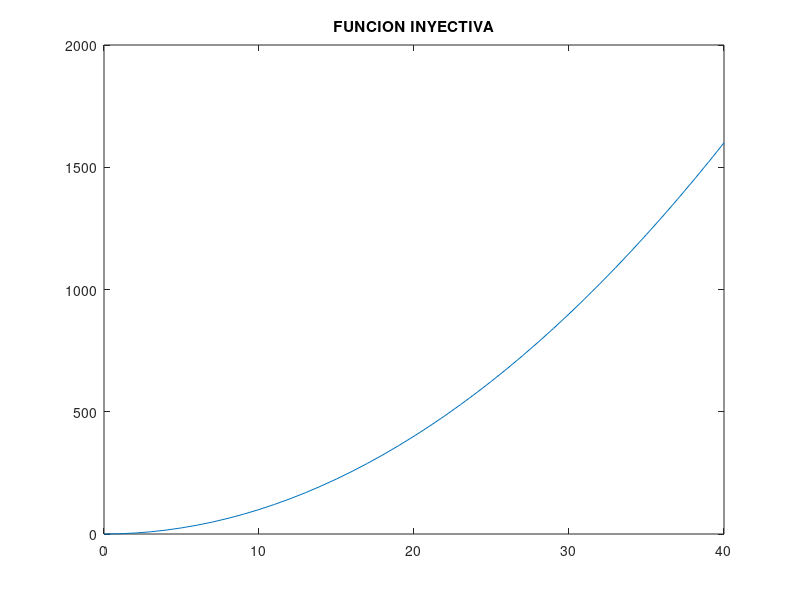

Recreate this plot in MATLAB.
 %descricion:  para graficar funciones 
%author: Jafet martinez meza 
%fecha: 16/11/2021
%date: 202123653
x=0:1:40;
y=x.^2;
plot (x,y)
title(['FUNCION INYECTIVA'])